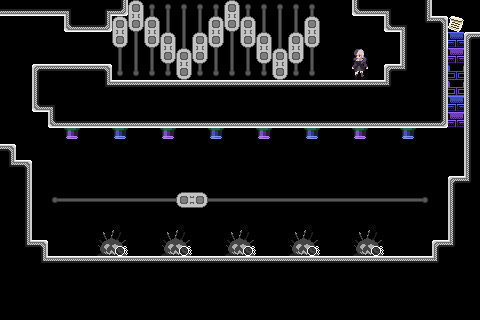

A level layout from a 2D game, rendered from its tile map. Below: a short description, then the map file with its tile-grid data intact:
An orthogonal 30x20 tile map with 16x16 px tiles, 4 tile layers (bkg_far, bkg_close, ground, foreground), 2 tilesets.

<map version="1.10" tiledversion="1.11.0" orientation="orthogonal" renderorder="right-down" width="30" height="20" tilewidth="16" tileheight="16" infinite="0" nextlayerid="5" nextobjectid="1">
 <tileset firstgid="1" source="../../PlaceholderSprites.tsx" />
 <tileset firstgid="106" source="../../memory_block.tsx" />
 <layer id="4" name="bkg_far" width="30" height="20">
  <properties>
   <property name="unity:sortinglayer" value="Bkg_far" />
  </properties>
  <data encoding="csv">
0,0,0,0,0,0,0,0,0,0,0,0,0,0,0,0,0,0,0,0,0,0,0,0,0,0,0,0,0,0,
0,0,0,0,0,0,0,0,0,0,0,0,0,0,0,0,0,0,0,0,0,0,0,0,0,0,0,0,0,0,
0,0,0,0,0,0,0,0,0,0,0,0,0,0,0,0,0,0,0,0,0,0,0,0,0,0,0,0,0,0,
0,0,0,0,0,0,0,0,0,0,0,0,0,0,0,0,0,0,0,0,0,0,0,0,0,0,0,0,0,0,
0,0,0,0,0,0,0,0,0,0,0,0,0,0,0,0,0,0,0,0,0,0,0,0,0,0,0,0,0,0,
0,0,0,0,0,0,0,0,0,0,0,0,0,0,0,0,0,0,0,0,0,0,0,0,0,0,0,0,0,0,
0,0,0,0,0,0,0,0,0,0,0,0,0,0,0,0,0,0,0,0,0,0,0,0,0,0,0,0,0,0,
0,0,0,0,0,0,0,0,0,0,0,0,0,0,0,0,0,0,0,0,0,0,0,0,0,0,0,0,0,0,
0,0,0,0,0,0,0,0,0,0,0,0,0,0,0,0,0,0,0,0,0,0,0,0,0,0,0,0,0,0,
0,0,0,0,0,0,0,0,0,0,0,0,0,0,0,0,0,0,0,0,0,0,0,0,0,0,0,0,0,0,
0,0,0,0,0,0,0,0,0,0,0,0,0,0,0,0,0,0,0,0,0,0,0,0,0,0,0,0,0,0,
0,0,0,0,0,0,0,0,0,0,0,0,0,0,0,0,0,0,0,0,0,0,0,0,0,0,0,0,0,0,
0,0,0,0,0,0,0,0,0,0,0,0,0,0,0,0,0,0,0,0,0,0,0,0,0,0,0,0,0,0,
0,0,0,0,0,0,0,0,0,0,0,0,0,0,0,0,0,0,0,0,0,0,0,0,0,0,0,0,0,0,
0,0,0,0,0,0,0,0,0,0,0,0,0,0,0,0,0,0,0,0,0,0,0,0,0,0,0,0,0,0,
0,0,0,0,0,0,0,0,0,0,0,0,0,0,0,0,0,0,0,0,0,0,0,0,0,0,0,0,0,0,
0,0,0,0,0,0,0,0,0,0,0,0,0,0,0,0,0,0,0,0,0,0,0,0,0,0,0,0,0,0,
0,0,0,0,0,0,0,0,0,0,0,0,0,0,0,0,0,0,0,0,0,0,0,0,0,0,0,0,0,0,
0,0,0,0,0,0,0,0,0,0,0,0,0,0,0,0,0,0,0,0,0,0,0,0,0,0,0,0,0,0,
0,0,0,0,0,0,0,0,0,0,0,0,0,0,0,0,0,0,0,0,0,0,0,0,0,0,0,0,0,0
</data>
 </layer>
 <layer id="1" name="bkg_close" width="30" height="20">
  <properties>
   <property name="unity:sortinglayer" value="Bkg" />
  </properties>
  <data encoding="csv">
0,0,0,0,0,0,0,1610612751,1610612751,1610612751,1610612751,1610612751,1610612751,1610612751,1610612751,1610612751,1610612751,1610612751,1610612751,1610612751,0,0,0,0,0,0,0,0,0,0,
0,0,0,0,0,0,0,1610612750,1610612750,1610612750,1610612750,1610612750,1610612750,1610612750,1610612750,1610612750,1610612750,1610612750,1610612750,1610612750,0,0,0,0,0,0,0,0,0,0,
0,0,0,0,0,0,0,1610612750,1610612750,1610612750,1610612750,1610612750,1610612750,1610612750,1610612750,1610612750,1610612750,1610612750,1610612750,1610612750,0,0,0,0,0,0,0,0,0,0,
0,0,0,0,0,0,0,1610612750,1610612750,1610612750,1610612750,1610612750,1610612750,1610612750,1610612750,1610612750,1610612750,1610612750,1610612750,1610612750,0,0,0,0,0,0,0,0,0,0,
0,0,0,0,0,0,0,2684354575,2684354575,536870927,536870927,536870927,536870927,536870927,536870927,536870927,536870927,536870927,536870927,536870927,0,0,0,0,0,0,0,0,0,0,
0,0,0,0,0,0,0,0,0,0,0,0,0,0,0,0,0,0,0,0,0,0,0,0,0,0,0,0,0,0,
0,0,0,0,0,0,0,0,0,0,0,0,0,0,0,0,0,0,0,0,0,0,0,0,0,0,0,0,0,0,
0,0,0,0,0,0,0,0,0,0,0,0,0,0,0,0,0,0,0,0,0,0,0,0,0,0,0,0,0,0,
0,0,0,0,0,0,0,0,0,0,0,0,0,0,0,0,0,0,0,0,0,0,0,0,0,0,0,0,0,0,
0,0,0,0,0,0,0,0,0,0,0,0,0,0,0,0,0,0,0,0,0,0,0,0,0,0,0,0,0,0,
0,0,0,0,0,0,0,0,0,0,0,0,0,0,0,0,0,0,0,0,0,0,0,0,0,0,0,0,0,0,
0,0,0,0,0,0,0,0,0,0,0,0,0,0,0,0,0,0,0,0,0,0,0,0,0,0,0,0,0,0,
0,0,0,2147483663,14,14,14,14,14,14,14,14,14,14,14,14,14,14,14,14,14,14,14,14,14,14,15,0,0,0,
0,0,0,0,0,0,0,0,0,0,0,0,0,0,0,0,0,0,0,0,0,0,0,0,0,0,0,0,0,0,
0,0,0,0,0,0,0,0,0,0,0,0,0,0,0,0,0,0,0,0,0,0,0,0,0,0,0,0,0,0,
0,0,0,0,0,0,0,0,0,0,0,0,0,0,0,0,0,0,0,0,0,0,0,0,0,0,0,0,0,0,
0,0,0,0,0,0,0,0,0,0,0,0,0,0,0,0,0,0,0,0,0,0,0,0,0,0,0,0,0,0,
0,0,0,0,0,0,0,0,0,0,0,0,0,0,0,0,0,0,0,0,0,0,0,0,0,0,0,0,0,0,
0,0,0,0,0,0,0,0,0,0,0,0,0,0,0,0,0,0,0,0,0,0,0,0,0,0,0,0,0,0,
0,0,0,0,0,0,0,0,0,0,0,0,0,0,0,0,0,0,0,0,0,0,0,0,0,0,0,0,0,0
</data>
 </layer>
 <layer id="2" name="ground" width="30" height="20">
  <properties>
   <property name="unity:layer" value="Ground" />
   <property name="unity:sortinglayer" value="Ground" />
  </properties>
  <data encoding="csv">
117,117,117,117,114,112,115,118,536870924,0,0,0,0,0,536870924,0,0,0,0,0,0,0,116,117,114,112,113,0,0,0,
0,0,0,0,116,117,118,536870924,1610612748,536870924,0,0,0,536870924,1610612748,536870924,0,0,0,536870924,0,0,0,0,116,114,1610612851,108,56,0,
0,0,0,0,0,0,0,1610612748,0,1610612748,536870924,0,536870924,1610612748,0,1610612748,536870924,0,536870924,1610612748,0,0,0,0,0,111,112,1610612853,30,106,
0,0,0,0,0,0,0,0,0,0,1610612748,536870924,1610612748,0,0,0,1610612748,536870924,1610612748,0,0,0,2147483649,0,0,111,112,113,29,111,
0,0,106,107,107,107,108,0,0,0,0,1610612748,0,0,0,0,0,1610612748,0,0,0,0,2147483664,0,106,109,112,113,45,111,
0,0,111,112,112,112,110,107,107,107,107,107,107,107,107,107,107,107,107,107,107,107,107,107,109,112,112,113,44,111,
0,0,116,114,112,112,112,112,112,112,112,112,112,112,112,112,112,112,112,112,112,112,112,112,112,112,112,113,30,111,
0,0,0,116,117,117,117,117,117,117,117,117,117,117,117,117,117,117,117,117,117,117,117,117,117,117,117,118,29,111,
0,0,0,0,1073741883,0,0,1073741884,0,0,1073741883,0,0,1073741884,0,0,1073741883,0,0,1073741884,0,0,1073741883,0,0,1073741884,0,0,0,111,
108,0,0,0,0,0,0,0,0,0,0,0,0,0,0,0,0,0,0,0,0,0,0,0,0,0,0,0,0,111,
110,108,0,0,0,0,0,0,0,0,0,0,0,0,0,0,0,0,0,0,0,0,0,0,0,0,0,0,0,111,
112,113,0,0,0,0,0,0,0,0,0,0,0,0,0,0,0,0,0,0,0,0,0,0,0,0,0,0,106,109,
112,113,0,0,0,0,0,0,0,0,0,12,2147483660,0,0,0,0,0,0,0,0,0,0,0,0,0,0,0,111,112,
112,113,0,0,0,0,0,0,0,0,0,0,0,0,0,0,0,0,0,0,0,0,0,0,0,0,0,0,111,112,
112,113,0,0,0,0,34,35,0,0,34,35,0,0,34,35,0,0,34,35,0,0,34,35,0,0,0,0,111,112,
112,110,108,0,0,0,49,50,0,0,49,50,0,0,49,50,0,0,49,50,0,0,49,50,0,0,0,106,109,112,
112,112,110,107,107,107,107,107,107,107,107,107,107,107,107,107,107,107,107,107,107,107,107,107,107,107,107,109,112,112,
112,112,112,112,112,112,112,112,112,112,112,112,112,112,112,112,112,112,112,112,112,112,112,112,112,112,112,112,112,112,
112,112,112,112,112,112,112,112,112,112,112,112,112,112,112,112,112,112,112,112,112,112,112,112,112,112,112,112,112,112,
112,112,112,112,112,112,112,112,112,112,112,112,112,112,112,112,112,112,112,112,112,112,112,112,112,112,112,112,112,112
</data>
 </layer>
 <layer id="3" name="foreground" width="30" height="20">
  <properties>
   <property name="unity:sortinglayer" value="Foreground" />
  </properties>
  <data encoding="csv">
0,0,0,0,0,0,0,0,0,0,0,0,0,0,0,0,0,0,0,0,0,0,0,0,0,0,0,0,0,0,
0,0,0,0,0,0,0,0,0,0,0,0,0,0,0,0,0,0,0,0,0,0,0,0,0,0,0,0,0,0,
0,0,0,0,0,0,0,0,0,0,0,0,0,0,0,0,0,0,0,0,0,0,0,0,0,0,0,0,0,0,
0,0,0,0,0,0,0,0,0,0,0,0,0,0,0,0,0,0,0,0,0,0,0,0,0,0,0,0,0,0,
0,0,0,0,0,0,0,0,0,0,0,0,0,0,0,0,0,0,0,0,0,0,0,0,0,0,0,0,0,0,
0,0,0,0,0,0,0,0,0,0,0,0,0,0,0,0,0,0,0,0,0,0,0,0,0,0,0,0,0,0,
0,0,0,0,0,0,0,0,0,0,0,0,0,0,0,0,0,0,0,0,0,0,0,0,0,0,0,0,0,0,
0,0,0,0,0,0,0,0,0,0,0,0,0,0,0,0,0,0,0,0,0,0,0,0,0,0,0,0,0,0,
0,0,0,0,0,0,0,0,0,0,0,0,0,0,0,0,0,0,0,0,0,0,0,0,0,0,0,0,0,0,
0,0,0,0,0,0,0,0,0,0,0,0,0,0,0,0,0,0,0,0,0,0,0,0,0,0,0,0,0,0,
0,0,0,0,0,0,0,0,0,0,0,0,0,0,0,0,0,0,0,0,0,0,0,0,0,0,0,0,0,0,
0,0,0,0,0,0,0,0,0,0,0,0,0,0,0,0,0,0,0,0,0,0,0,0,0,0,0,0,0,0,
0,0,0,0,0,0,0,0,0,0,0,0,0,0,0,0,0,0,0,0,0,0,0,0,0,0,0,0,0,0,
0,0,0,0,0,0,0,0,0,0,0,0,0,0,0,0,0,0,0,0,0,0,0,0,0,0,0,0,0,0,
0,0,0,0,0,0,0,0,0,0,0,0,0,0,0,0,0,0,0,0,0,0,0,0,0,0,0,0,0,0,
0,0,0,0,0,0,0,0,0,0,0,0,0,0,0,0,0,0,0,0,0,0,0,0,0,0,0,0,0,0,
0,0,0,0,0,0,0,0,0,0,0,0,0,0,0,0,0,0,0,0,0,0,0,0,0,0,0,0,0,0,
0,0,0,0,0,0,0,0,0,0,0,0,0,0,0,0,0,0,0,0,0,0,0,0,0,0,0,0,0,0,
0,0,0,0,0,0,0,0,0,0,0,0,0,0,0,0,0,0,0,0,0,0,0,0,0,0,0,0,0,0,
0,0,0,0,0,0,0,0,0,0,0,0,0,0,0,0,0,0,0,0,0,0,0,0,0,0,0,0,0,0
</data>
 </layer>
</map>
